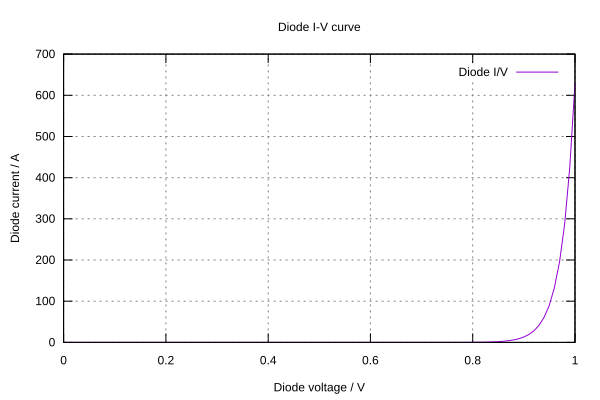

This figure's gnuplot source:
set term svg size 600, 400 dynamic
set output "iv-diode.svg"
set title "Diode I-V curve"
set xlabel "Diode voltage / V"
set ylabel "Diode current / A"
set grid lw 1
set border lw 1
set format y "%g"
set format x "%g"
plot 'iv-diode.data' using 1:2 with lines lw 1 title "Diode I/V"
